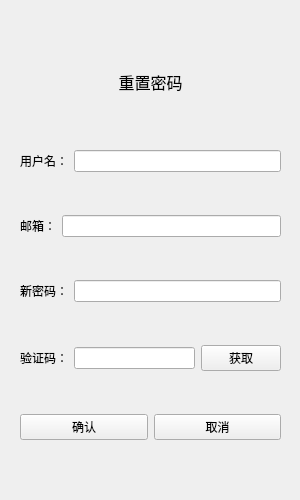
<?xml version="1.0" encoding="UTF-8"?>
<ui version="4.0">
 <class>ResetWidget</class>
 <widget class="QWidget" name="ResetWidget">
  <property name="geometry">
   <rect>
    <x>0</x>
    <y>0</y>
    <width>300</width>
    <height>500</height>
   </rect>
  </property>
  <property name="minimumSize">
   <size>
    <width>300</width>
    <height>500</height>
   </size>
  </property>
  <property name="maximumSize">
   <size>
    <width>300</width>
    <height>500</height>
   </size>
  </property>
  <property name="windowTitle">
   <string>Form</string>
  </property>
  <property name="styleSheet">
   <string notr="true">#label_tips[error=&quot;true&quot;] {
	color:red;
}

#label_tips[error=&quot;false&quot;] {
	color:green;
}</string>
  </property>
  <widget class="QWidget" name="">
   <property name="geometry">
    <rect>
     <x>20</x>
     <y>20</y>
     <width>261</width>
     <height>461</height>
    </rect>
   </property>
   <layout class="QVBoxLayout" name="verticalLayout">
    <item>
     <widget class="QLabel" name="label_tips">
      <property name="maximumSize">
       <size>
        <width>16777215</width>
        <height>50</height>
       </size>
      </property>
      <property name="font">
       <font>
        <pointsize>12</pointsize>
       </font>
      </property>
      <property name="text">
       <string>重置密码</string>
      </property>
      <property name="alignment">
       <set>Qt::AlignCenter</set>
      </property>
     </widget>
    </item>
    <item>
     <layout class="QHBoxLayout" name="horizontalLayout">
      <item>
       <widget class="QLabel" name="label">
        <property name="text">
         <string>用户名：</string>
        </property>
       </widget>
      </item>
      <item>
       <widget class="QLineEdit" name="lineEdit_username"/>
      </item>
     </layout>
    </item>
    <item>
     <layout class="QHBoxLayout" name="horizontalLayout_2">
      <item>
       <widget class="QLabel" name="label_2">
        <property name="text">
         <string>邮箱：</string>
        </property>
       </widget>
      </item>
      <item>
       <widget class="QLineEdit" name="lineEdit_email"/>
      </item>
     </layout>
    </item>
    <item>
     <layout class="QHBoxLayout" name="horizontalLayout_4">
      <item>
       <widget class="QLabel" name="label_4">
        <property name="text">
         <string>新密码：</string>
        </property>
       </widget>
      </item>
      <item>
       <widget class="QLineEdit" name="lineEdit_newPassword"/>
      </item>
     </layout>
    </item>
    <item>
     <layout class="QHBoxLayout" name="horizontalLayout_3">
      <item>
       <widget class="QLabel" name="label_3">
        <property name="text">
         <string>验证码：</string>
        </property>
       </widget>
      </item>
      <item>
       <widget class="QLineEdit" name="lineEdit_verifyCode"/>
      </item>
      <item>
       <widget class="TimerButton" name="pushButton_verifyCode">
        <property name="text">
         <string>获取</string>
        </property>
       </widget>
      </item>
     </layout>
    </item>
    <item>
     <layout class="QHBoxLayout" name="horizontalLayout_5">
      <item>
       <widget class="QPushButton" name="pushButton_confirm">
        <property name="text">
         <string>确认</string>
        </property>
       </widget>
      </item>
      <item>
       <widget class="QPushButton" name="pushButton_cancel">
        <property name="text">
         <string>取消</string>
        </property>
       </widget>
      </item>
     </layout>
    </item>
   </layout>
  </widget>
 </widget>
 <customwidgets>
  <customwidget>
   <class>TimerButton</class>
   <extends>QPushButton</extends>
   <header location="global">timerbutton.h</header>
  </customwidget>
 </customwidgets>
 <resources/>
 <connections/>
</ui>
